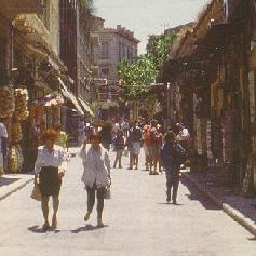
#> input picture pedestrian_test.jpg, 256 x 256 px, given in place of per00100.ppm, which was not available
$ jupyter execute --allow-errors HOG.ipynb   (shell and % lines are left out)   (text cells are left out)
#> lines starting #> are read from the running program, lines starting #| are printed output that depends on the picture; pictures that were not available may be replaced by others from this repository, and a replacement may not be noted
#> further down, img is the input picture: shape (256, 256, 3); mean B, G, R 106.2, 119.6, 136.1
[cell 1]
import cv2
import glob
import matplotlib.pyplot as plt
import numpy as np
import random
import seaborn as sns

[cell 2]
import os

def load_images_from_folder(folder):
    images = []
    for filename in os.listdir(folder):
        img = cv2.imread(os.path.join(folder,filename))
        if img is not None:
            images.append(img)
    return images

[cell 3]
# load_images_from_folder('pedestrians128x64')

extractdir='C:/Users/Dishaa/Prashant Sir -DataScience/Open-CV/pedestrians128x64'
plt.figure(figsize=(10, 6))
#> (the rest of this cell did not finish here and is left out)

[cell 4]
win_size=(48, 96) ## As we want only the Center image whicg has person
block_size=(16,16)
block_stride=(8,8)
cell_size=(8,8)
num_bins=9

hog=cv2.HOGDescriptor(win_size, block_size, block_stride, cell_size, num_bins)

[cell 5]
hog

[cell 6]
X_pos=[]
random.seed(42)

for i in random.sample(range(900),400):
    filename = "%s/per%05d.ppm" % (extractdir, i)
    img = cv2.imread(filename)
    if img is None:
        print('Could not find image %s' % filename)
        continue
    X_pos.append(hog.compute(img, (64, 64)))

[cell 7]
X_pos = np.array(X_pos, dtype=np.float32)
y_pos = np.ones(X_pos.shape[0], dtype=np.int32)
#> y_pos = [1]
X_pos.shape, y_pos.shape
#> Out = ((1, 23760), (1,))

[cell 8]
negset = "pedestrians_neg"
negfile = "%s/%s.tar.gz" % ('C:/Users/Dishaa/Prashant Sir -DataScience/Open-CV', 'pedestrians_neg')
negdir = "%s/%s" % ('C:/Users/Dishaa/Prashant Sir -DataScience/Open-CV', 'pedestrians_neg')
# extract_tar(negfile, datadir)

[cell 9]
wroi=64 ## no of col
hroi=128 ## no of rows
X_neg=[]
for negfile in os.listdir(negdir):
    filename = '%s/%s' % (negdir, negfile)
    img = cv2.imread(filename)
    img=cv2.resize(img,(512,512))
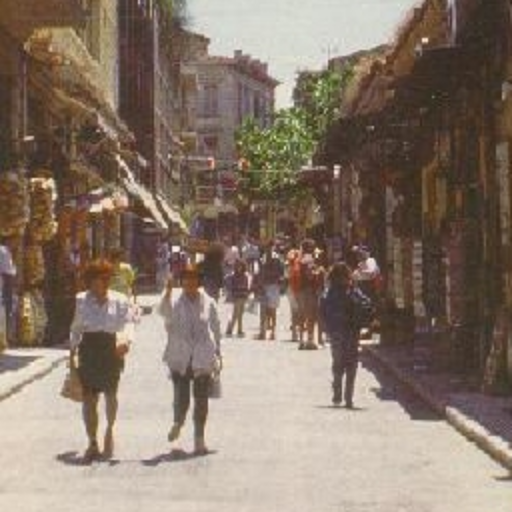
#> img: shape (512, 512, 3); mean B, G, R 106.1, 119.6, 136
    for j in range(5):
        rand_x=random.randint(0,img.shape[1]-wroi)
        rand_y=random.randint(0,img.shape[0]-hroi)
        roi = img[rand_y:rand_y + hroi, rand_x:rand_x + wroi, :]
#> this loop made 5 passes
#> pass 1, `roi = img[rand_y:rand_y + hroi, rand_x:rand_x + wroi, :]`:
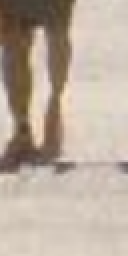
#> roi: shape (128, 64, 3) (shown 2 times larger); mean B, G, R 157.1, 171, 185.8
#> pass 2, `roi = img[rand_y:rand_y + hroi, rand_x:rand_x + wroi, :]`:
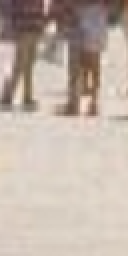
#> roi: shape (128, 64, 3) (shown 2 times larger); mean B, G, R 166.4, 177.1, 191.5
#> pass 3, `roi = img[rand_y:rand_y + hroi, rand_x:rand_x + wroi, :]`:
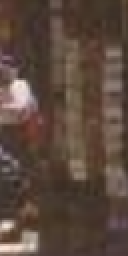
#> roi: shape (128, 64, 3) (shown 2 times larger); mean B, G, R 61.4, 72.2, 91.2
    X_neg.append(hog.compute(roi, (64, 64)))
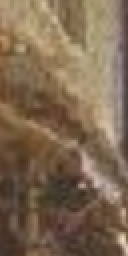
#> roi: shape (128, 64, 3) (shown 2 times larger); mean B, G, R 81.6, 104.7, 126.6

[cell 10]
X_neg = np.array(X_neg, dtype=np.float32)
y_neg = -np.ones(X_neg.shape[0], dtype=np.int32) ## Corresponding to the negative class
#> y_neg = [-1]
X_neg.shape, y_neg.shape
#> Out = ((1, 1980), (1,))

#> (a cell that did not finish here is left out)

[cell 12]
from sklearn.model_selection import train_test_split

#> (the rest of this cell did not finish here and is left out)

[cell 13]
## SVM model

svm=cv2.ml.SVM_create()
#> (the rest of this cell did not finish here and is left out)

[cell 14]
from sklearn.metrics import accuracy_score,classification_report,confusion_matrix

def acc_score(X,Y):
    _, y_pred = svm.predict(X)
    return accuracy_score(Y,y_pred)

#> (a cell that did not finish here is left out)

#> (a cell that did not finish here is left out)

#> (a cell that did not finish here is left out)

[cell 18]
score_train = []
score_test = []
#> (the rest of this cell did not finish here and is left out)

[cell 19]
score_train

#> (a cell that did not finish here is left out)

#> (a cell that did not finish here is left out)

[cell 22]
svm=cv2.ml.SVM_create()
#> (the rest of this cell did not finish here and is left out)

#> (a cell that did not finish here is left out)

[cell 24]
hogdef = cv2.HOGDescriptor()
hogdef.setSVMDetector(cv2.HOGDescriptor_getDefaultPeopleDetector()) ## Default method

[cell 25]
img_test=cv2.imread('C:/Users/Dishaa/Prashant Sir -DataScience/Open-CV/pedestrian_test.jpg')
found, _ = hogdef.detectMultiScale(img_test)  ## Returns feature matrix
#> found = [[141, 95, 65, 130], [62, 111, 69, 138], [13, 111, 71, 142]]

[cell 26]
found
#> Out has the same summary as found

[cell 27]
found[1]
#> Out = [62, 111, 69, 138]

[cell 28]
## https://www.geeksforgeeks.org/matplotlib-patches-rectangle-in-python/

fig = plt.figure(figsize=(10, 6))
ax = fig.add_subplot(111)
ax.imshow(cv2.cvtColor(img_test, cv2.COLOR_BGR2RGB))
from matplotlib import patches
for f in found:
    ax.add_patch(patches.Rectangle((f[0], f[1]), f[2], f[3], color='y', linewidth=3, fill=False))
#> this loop made 3 passes
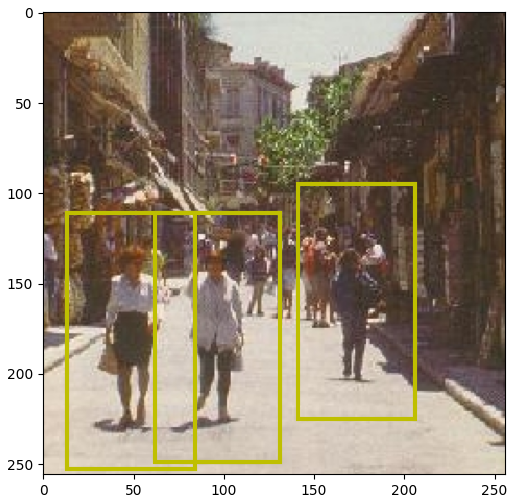
#> figure drawn by matplotlib, 1 panel
